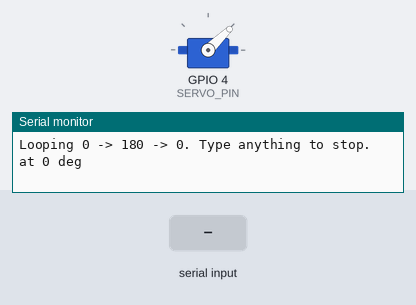
Bench run of a sketch on a simulated ESP32-S3. On the bench: servo, the last lines printed to the serial monitor. The inputs (shaded band) are chosen by the test bench. Servo pulses on a pin are drawn as a servo (544–2400 µs = 0–180°).

Above: at 2.5 s.
2.6 s: "c\n" received over Serial
At 4.0 s:
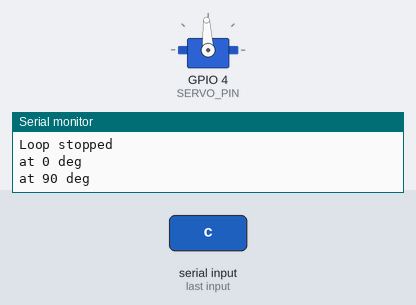
4.2 s: "s\n" received over Serial
At 4.65 s:
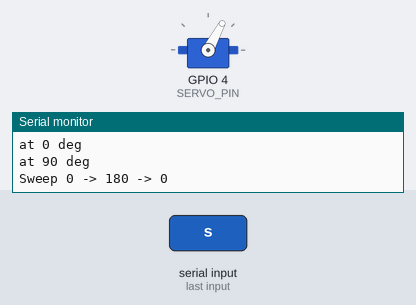
10.2 s: "1,90\n" received over Serial
13.2 s: "l\n" received over Serial
At 15.99 s:
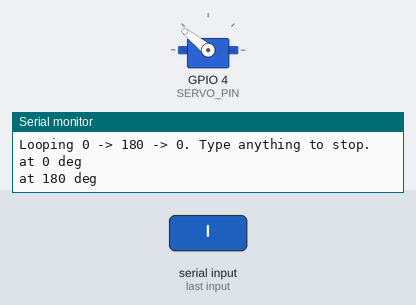
Timing chart, 0 to 17.2 s (numbered marks = the images above; inputs shaded):
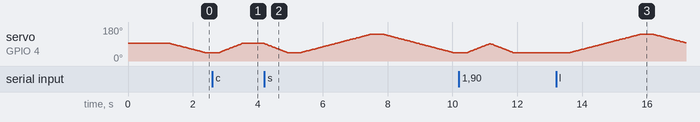

The sketch:

servo_test.ino
```cpp
/*
  Project Sunaina - servo test (ESP32-S3)

  Wiring:
    Servo signal (orange/yellow) -> GPIO4
    Servo + (red)                -> 5V   (better: separate 5V supply)
    Servo - (brown/black)        -> GND  (must share GND with the S3)

  On boot: centre (90), then it sweeps 0 -> 180 -> 0 in a loop.
  Type anything to stop the loop.

  Serial Monitor (115200), type + Enter:
    45        go to 45 degrees (0-180), moves smoothly
    l         loop: sweep 0 -> 180 -> 0 over and over (any key stops it)
    s         sweep once
    c         centre (90)
    p1500     send a raw pulse in microseconds (500-2500), to find your servo's true limits
    j         jitter test: hold 90 for 10 s, watch the horn
*/

#define SERVO_PIN 4
#define MIN_US 1000   // MG995 safe start; widen with the p command if it doesn't reach the ends
#define MAX_US 2000

int angle = 90;
bool looping = false;

void writeUs(int us) {
  us = constrain(us, 400, 2600);
  ledcWrite(SERVO_PIN, (uint32_t)us * 16383 / 20000);  // 50 Hz, 14-bit
}

void writeAngle(int a) {
  writeUs(MIN_US + (long)constrain(a, 0, 180) * (MAX_US - MIN_US) / 180);
}

void moveTo(int target, int msPerDeg = 8) {
  target = constrain(target, 0, 180);
  while (angle != target) {
    if (looping && Serial.available()) {   // a key press stops the loop mid-move
      looping = false;
      Serial.println("Loop stopped");
      break;
    }
    angle += (target > angle) ? 1 : -1;
    writeAngle(angle);
    delay(msPerDeg);
  }
  writeAngle(angle);
  Serial.printf("at %d deg\n", angle);
}

void sweep() {
  Serial.println("Sweep 0 -> 180 -> 0");
  moveTo(0);
  delay(400);
  moveTo(180, 12);
  delay(400);
  moveTo(0, 12);
  delay(400);
  moveTo(90);
}

void setup() {
  Serial.begin(115200);
  delay(800);
  Serial.println("\nProject Sunaina - servo test on GPIO4");
  ledcAttach(SERVO_PIN, 50, 14);
  writeAngle(angle);
  delay(500);
  Serial.println("Type an angle (0-180), l = loop, s = sweep, c = centre, p1500 = raw pulse, j = jitter test");
  Serial.println("Looping 0 -> 180 -> 0. Type anything to stop.");
  looping = true;
}

void loop() {
  if (looping) {
    moveTo(0, 12);
    if (looping) delay(400);
    if (looping) moveTo(180, 12);
    if (looping) delay(400);
    return;
  }
  if (!Serial.available()) return;
  String in = Serial.readStringUntil('\n');
  in.trim();
  if (!in.length()) return;

  if (in == "l") {
    looping = true;
    Serial.println("Looping 0 -> 180 -> 0. Type anything to stop.");
  }
  else if (in == "s") sweep();
  else if (in == "c") moveTo(90);
  else if (in == "j") {
    moveTo(90);
    Serial.println("Holding 90 for 10 s. The horn should not twitch or buzz loudly.");
    delay(10000);
    Serial.println("Done. Twitching = weak power or no common GND.");
  } else if (in[0] == 'p') {
    int us = in.substring(1).toInt();
    writeUs(us);
    Serial.printf("pulse %d us\n", us);
  } else if (isDigit(in[0])) {
    moveTo(in.toInt());
  } else {
    Serial.println("?");
  }
}
```
